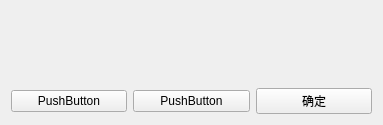
<?xml version="1.0" encoding="UTF-8"?>
<ui version="4.0">
 <class>CDlgForecastTendency</class>
 <widget class="QWidget" name="CDlgForecastTendency">
  <property name="geometry">
   <rect>
    <x>0</x>
    <y>0</y>
    <width>383</width>
    <height>125</height>
   </rect>
  </property>
  <property name="windowTitle">
   <string>Form</string>
  </property>
  <layout class="QGridLayout" name="gridLayout">
   <item row="0" column="0" colspan="2">
    <widget class="QLabel" name="label">
     <property name="text">
      <string/>
     </property>
    </widget>
   </item>
   <item row="1" column="0">
    <widget class="QPushButton" name="pushButton">
     <property name="text">
      <string>PushButton</string>
     </property>
    </widget>
   </item>
   <item row="1" column="1">
    <widget class="QPushButton" name="pushButton_2">
     <property name="text">
      <string>PushButton</string>
     </property>
    </widget>
   </item>
   <item row="1" column="2">
    <widget class="QPushButton" name="pushButton_3">
     <property name="text">
      <string>确定</string>
     </property>
    </widget>
   </item>
  </layout>
 </widget>
 <resources/>
 <connections/>
</ui>
